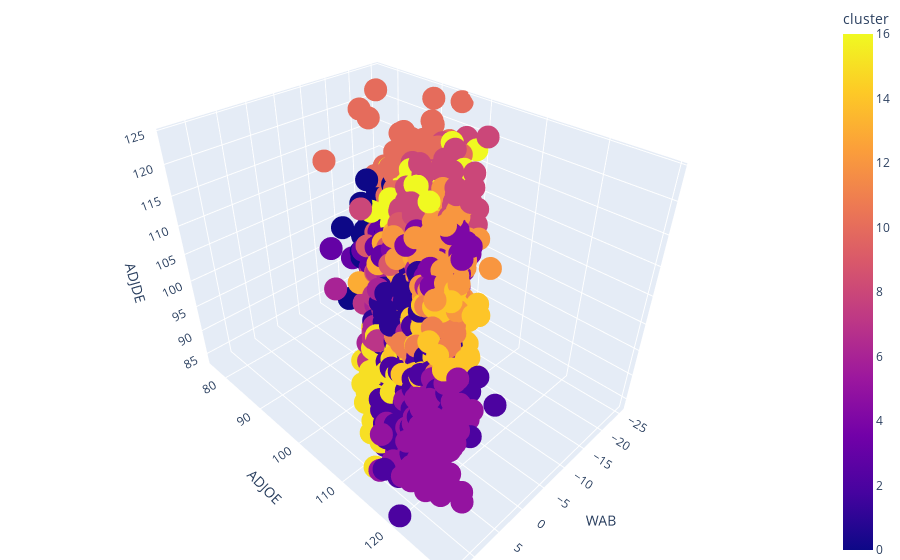

The notebook cell this image was saved under:
### Code cell
import plotly.express as px

fig = px.scatter_3d(
    df_wcluster, 
    x='WAB', y='ADJOE', z='ADJDE', 
    color='cluster', 
    size_max=20, opacity=1.0
)
fig.update_layout(margin=dict(l=0, r=0, b=0, t=0))
fig.show()

### Figure 1 — Plotly figure (JSON) as saved in the notebook; plotly's stock layout.template omitted (floating-point values rounded to 4 significant figures; data arrays with more than 128 entries replaced by an {"elided": "..."} marker saying what was removed)
{"data": [{"hovertemplate": "WAB=%{x}<br>ADJOE=%{y}<br>ADJDE=%{z}<br>cluster=%{marker.color}<extra></extra>", "legendgroup": "", "marker": {"color": {"elided": "3523 int values"}, "coloraxis": "coloraxis", "opacity": 1, "symbol": "circle"}, "mode": "markers", "name": "", "scene": "scene", "showlegend": false, "type": "scatter3d", "x": {"elided": "3523 float values"}, "y": {"elided": "3523 float values"}, "z": {"elided": "3523 float values"}}], "layout": {"coloraxis": {"colorbar": {"title": {"text": "cluster"}}, "colorscale": [[0, "#0d0887"], [0.1111, "#46039f"], [0.2222, "#7201a8"], [0.3333, "#9c179e"], [0.4444, "#bd3786"], [0.5556, "#d8576b"], [0.6667, "#ed7953"], [0.7778, "#fb9f3a"], [0.8889, "#fdca26"], [1, "#f0f921"]]}, "legend": {"tracegroupgap": 0}, "margin": {"b": 0, "l": 0, "r": 0, "t": 0}, "scene": {"domain": {"x": [0, 1], "y": [0, 1]}, "xaxis": {"title": {"text": "WAB"}}, "yaxis": {"title": {"text": "ADJOE"}}, "zaxis": {"title": {"text": "ADJDE"}}}}}
